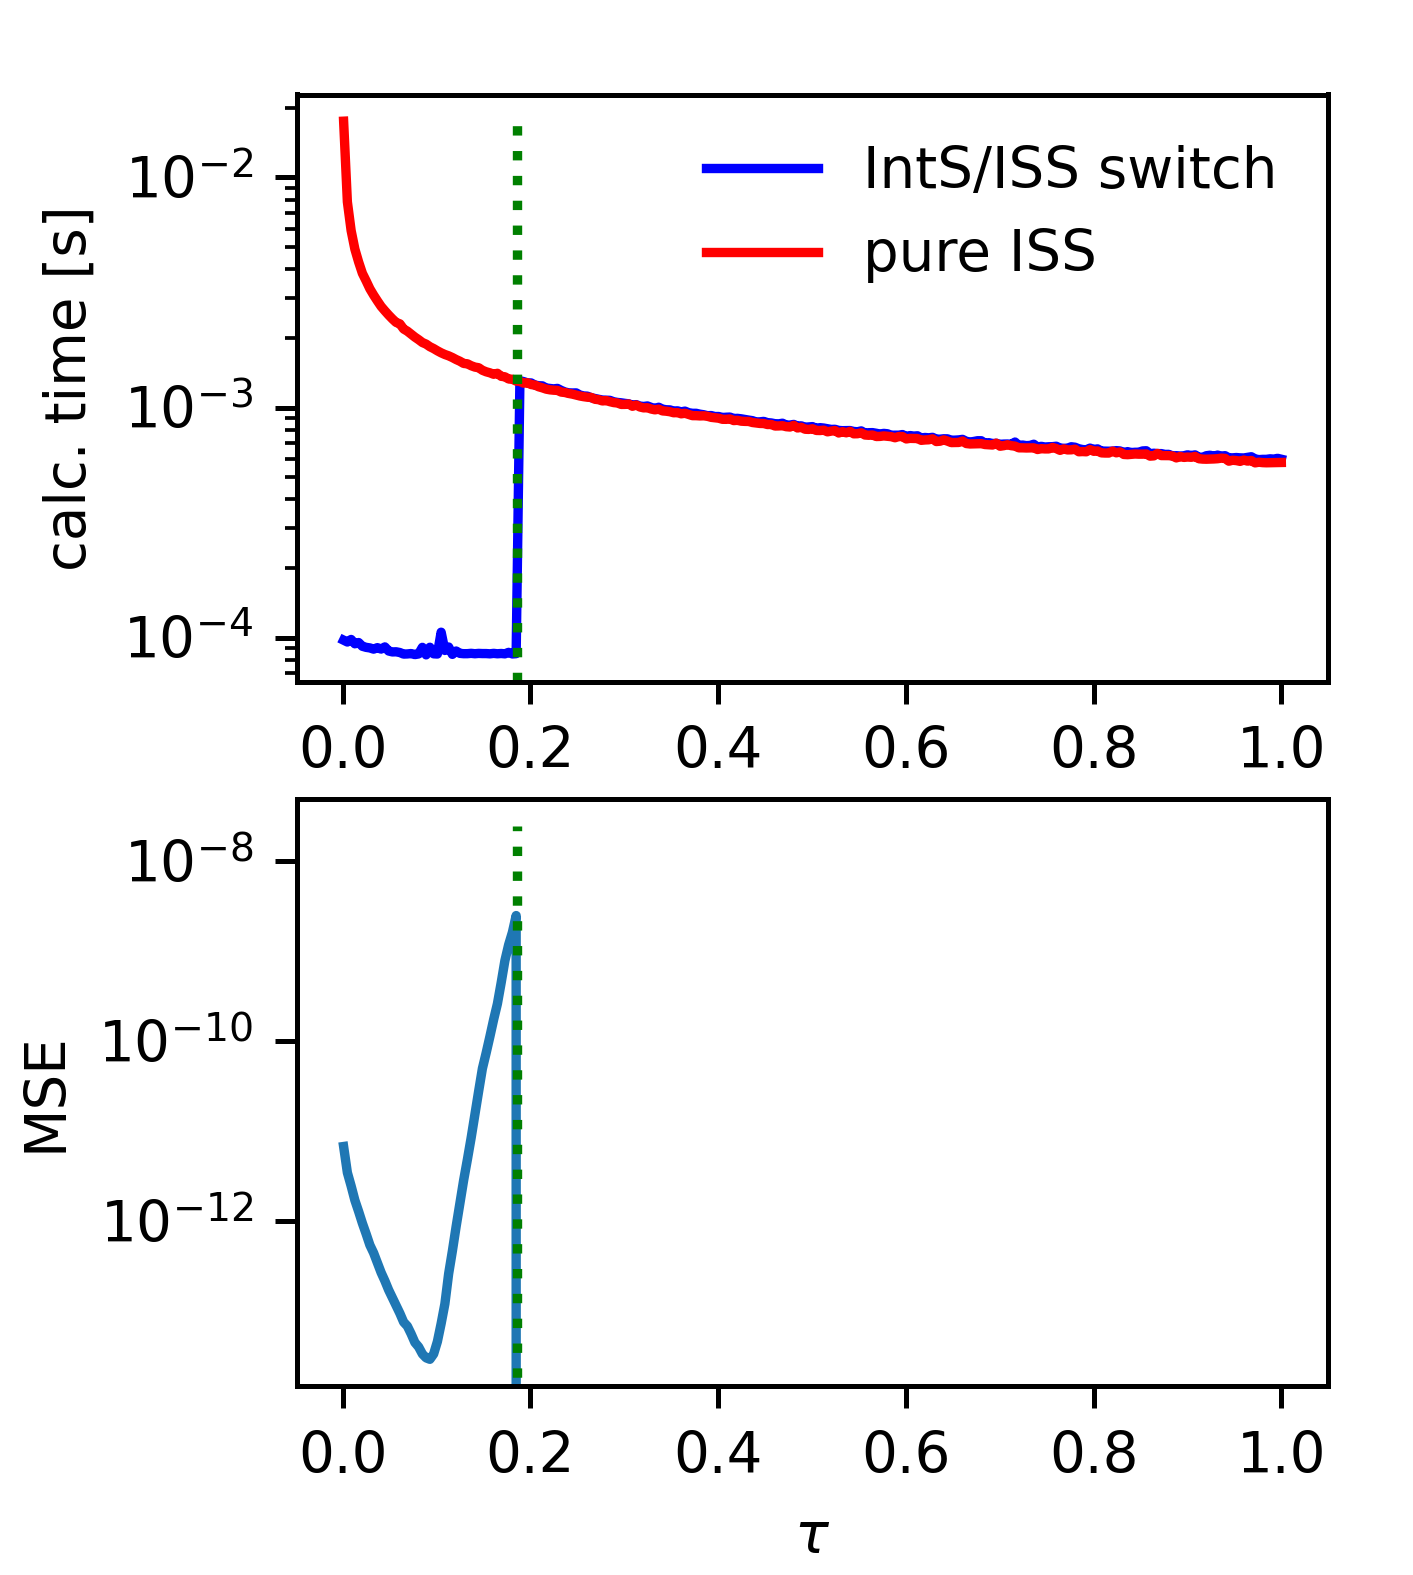

Python code for this plot:
#!/usr/bin/env python3
# -*- coding: utf-8 -*-
"""
Plot figure of the computation time for evaluation of IntS and ISS, together
with the mean-squared error (MSE) of the IntS with respect to the ISS.

The computation times are measured and the MSE calculated in the script
`FIG_IntS_ISS_comp_time_measure.py`. The present script reads the result from
a 'pickle' file and plots them.
"""

#%%
from matplotlib import pyplot as plt
import numpy as np
import pickle

import sys
sys.path.append('..') # make masonweaver_analytic available here

#%% Set parameters

SAVEFIG = False

#%% import matplotlib_werts_figsty1
from matplotlib import rcParams
rcParams['axes.labelsize'] = 9
rcParams['xtick.labelsize'] = 9
rcParams['ytick.labelsize'] = 9
rcParams['legend.fontsize'] = 9
rcParams['figure.figsize'] = (3.149, 3.5) # 80mm x 50mm
rcParams['figure.subplot.left'] = 0.21 
rcParams['figure.subplot.right'] = 0.94    
rcParams['figure.subplot.bottom'] = 0.12
rcParams['figure.subplot.top'] = 0.94

#%% Read results

file_name = 'FIG_IntS_ISS_comp_time_measure.pickle'

with open(file_name, 'rb') as f:
    y = pickle.load(f)
    tau = pickle.load(f)
    alpha = pickle.load(f)
    t_PWS = pickle.load(f)
    t_TISS = pickle.load(f)
    eps = pickle.load(f)
    tau_s = pickle.load(f)
    
#%% Visualization
plt.figure(1)
plt.clf()

plt.subplot(211)
plt.semilogy(tau, np.asarray(t_PWS), '-b', label=r'IntS/ISS switch')
plt.plot(tau, np.asarray(t_TISS),'-r', label=r'pure ISS')
plt.plot([tau_s, tau_s], [0, np.max(t_TISS),], ':g')
plt.legend(frameon=False)
plt.ylabel('calc. time [s]')

plt.subplot(212)
plt.semilogy(tau[0:],np.asarray(eps[0:]))
plt.plot([tau_s, tau_s], [0, np.max(eps[0:])*10], ':g')
plt.ylabel('MSE')
plt.xlabel('$\\tau$')

#plt.subplots_adjust(wspace=0.4, 
#                    hspace=0.4)

if SAVEFIG:
    plt.savefig('FIG_IntS_ISS_comp_time.png', dpi=450)
